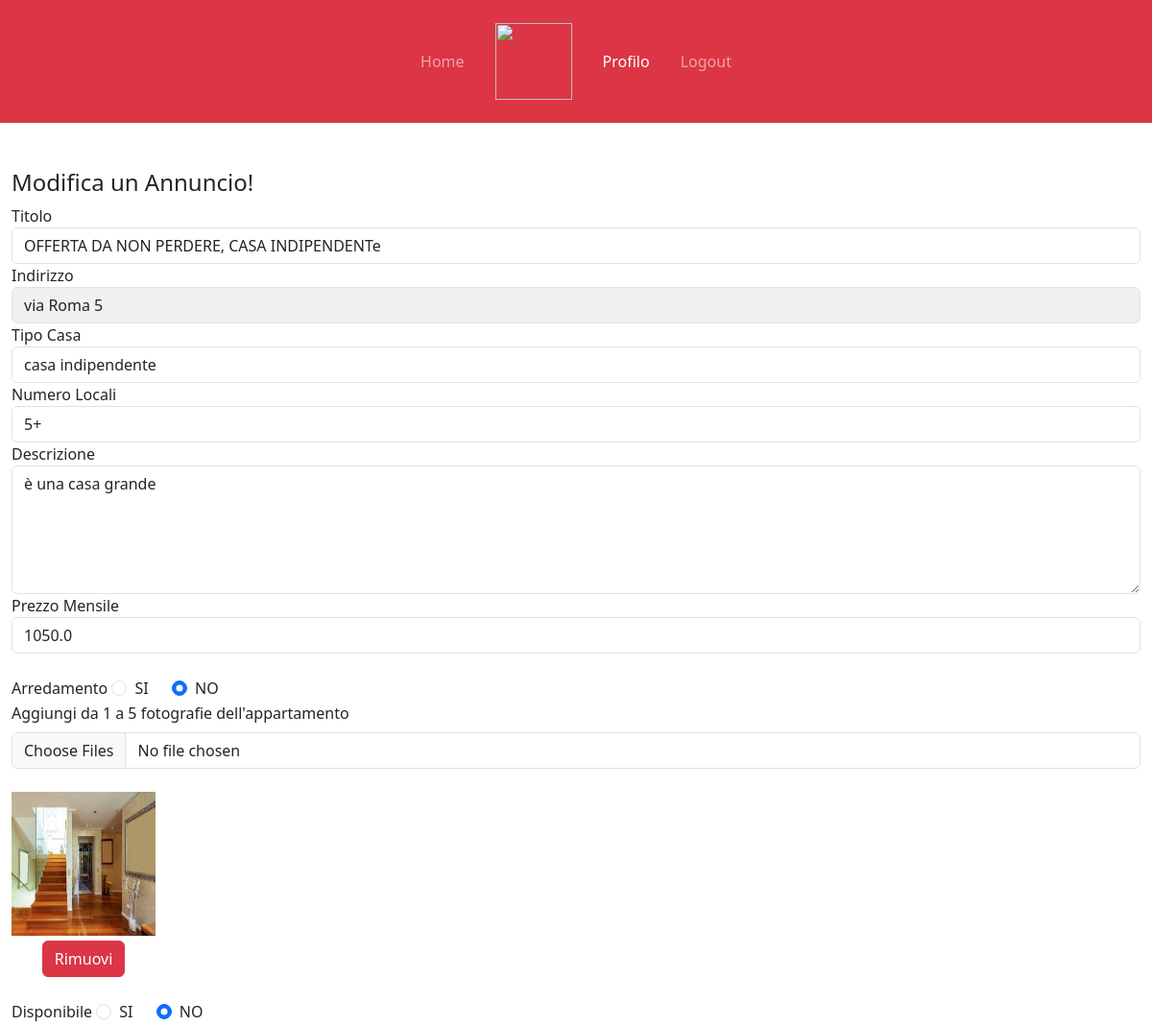
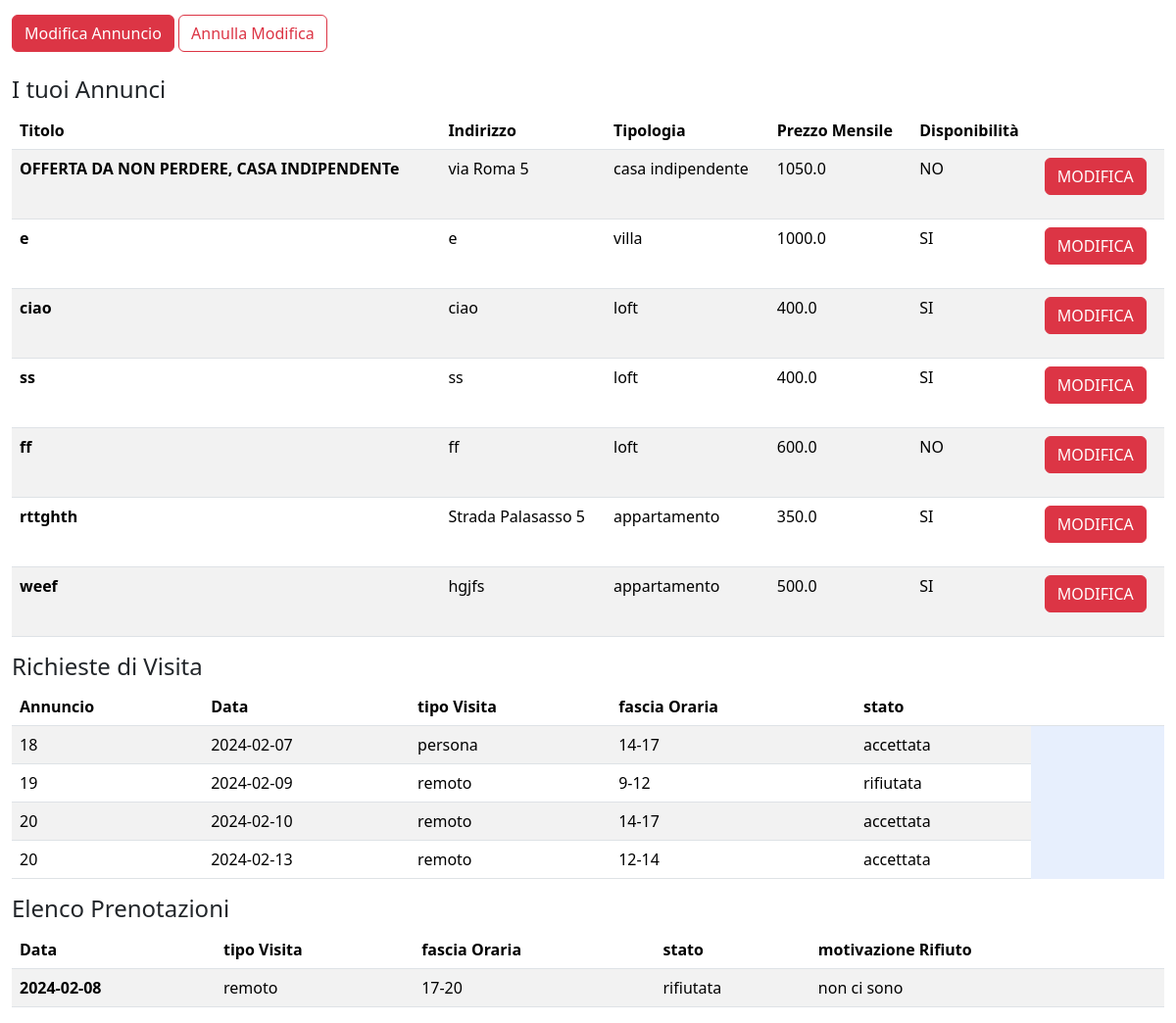
Page /profilo/1/1 (signed in) on the committed database (2 pictures, top to bottom).
### tables this page shows
CREATE TABLE "ANNUNCI" (
	"idAnnuncio"	INTEGER NOT NULL,
	"titolo"	TEXT NOT NULL,
	"indirizzo"	TEXT NOT NULL,
	"tipoCasa"	TEXT NOT NULL,
	"numeroLocali"	TEXT NOT NULL,
	"descrizione"	TEXT NOT NULL,
	"prezzoMensile"	REAL NOT NULL,
	"arredamento"	TEXT NOT NULL,
	"disponibilita"	TEXT NOT NULL,
	"idUtente"	INTEGER NOT NULL,
	FOREIGN KEY("idUtente") REFERENCES "UTENTI"("idUtente"),
	PRIMARY KEY("idAnnuncio" AUTOINCREMENT)
);

CREATE TABLE "PRENOTAZIONI" (
	"Data"	TEXT NOT NULL,
	"tipoVisita"	TEXT NOT NULL,
	"fasciaOraria"	TEXT NOT NULL,
	"stato"	TEXT NOT NULL,
	"motivazioneRifiuto"	TEXT,
	"idAnnuncio"	INTEGER NOT NULL,
	"idUtente"	INTEGER NOT NULL,
	PRIMARY KEY("idUtente","Data","fasciaOraria"),
	FOREIGN KEY("idAnnuncio") REFERENCES "ANNUNCI"("idAnnuncio")
);

### app.py (the view, shortened to what this page needs)
@app.route('/profilo')
@app.route('/profilo/<int:id>')
@app.route('/profilo/<int:id>/<path:foto>')
@login_required
def profilo(id=None, foto=None): #annuncio=None significa che il parametro è opzionale.
   if foto is None and id is not None:
      annunci=posts_dao.get_annunci(current_user.id)
      annuncio=posts_dao.get_singleAnnuncio(id)
      prenotazioniL1, prenotazioniL2=posts_dao.get_prenotazioniL(current_user.id)
      return render_template('profilo.html', annunci=annunci, annuncio=annuncio,prenotazioniL1=prenotazioniL1, prenotazioniL2=prenotazioniL2)
   if foto is not None and id is not None:
      annunci=posts_dao.get_annunci(current_user.id)
      annuncio=posts_dao.get_singleAnnuncio(id)
      annuncio_dict=dict(annuncio)
      foto_concatenate=annuncio['foto_concatenate'].split(',')
      if foto in foto_concatenate:
         foto_concatenate.remove(foto)
      nuova_foto_concatenate=','.join(foto_concatenate)
      annuncio_dict['foto_concatenate']=nuova_foto_concatenate
      prenotazioniL1, prenotazioniL2=posts_dao.get_prenotazioniL(current_user.id)
      return render_template('profilo.html', annunci=annunci, annuncio=annuncio_dict,prenotazioniL1=prenotazioniL1, prenotazioniL2=prenotazioniL2)

### app.py (called while the page is built)
@login_manager.user_loader
def load_user(user_id):
    db_user=posts_dao.get_user_by_id(user_id)
    user = User(id=db_user['idUtente'],
                username=db_user['username'],
                password=db_user['password'],
                tipo=db_user['tipo'])
    return user

### posts_dao.py (called while the page is built)
def get_user_by_id(id_utente):
    query = 'SELECT * FROM UTENTI WHERE idUtente = ?'
    connection = sqlite3.connect('db/affitti.db')
    connection.row_factory = sqlite3.Row
    cursor = connection.cursor()
    cursor.execute(query, (id_utente,))
    result = cursor.fetchone()
    cursor.close()
    connection.close()
    return result

def get_annunci(id):
    conn =sqlite3.connect('db/affitti.db')
    conn.row_factory = sqlite3.Row
    cursor= conn.cursor()
    sql = 'SELECT  ANNUNCI.idAnnuncio, titolo, indirizzo, tipoCasa, numeroLocali, descrizione, \
    prezzoMensile, arredamento, disponibilita, urlFoto FROM ANNUNCI, FOTO \
    where ANNUNCI.idUtente = ? and ANNUNCI.idAnnuncio = FOTO.idAnnuncio \
    GROUP BY ANNUNCI.idAnnuncio'
    cursor.execute(sql, (id,))
    annunci= cursor.fetchall()
    cursor.close()
    conn.close()
    return annunci

def get_singleAnnuncio(id):
    conn =sqlite3.connect('db/affitti.db')
    conn.row_factory = sqlite3.Row
    cursor= conn.cursor()
    sql = '''SELECT ANNUNCI.* ,GROUP_CONCAT(urlFoto, ',') AS foto_concatenate
           FROM ANNUNCI, FOTO
           where ANNUNCI.idAnnuncio = ? and ANNUNCI.idAnnuncio = FOTO.idAnnuncio
           GROUP BY ANNUNCI.idAnnuncio'''
    cursor.execute(sql, (id,))
    annuncio= cursor.fetchone()  #vedere se meglio fetchone o fetchall
    cursor.close()
    conn.close()
    return annuncio

def get_prenotazioniL(id):
    conn =sqlite3.connect('db/affitti.db')
    conn.row_factory = sqlite3.Row
    cursor= conn.cursor()
    sql1='SELECT * FROM PRENOTAZIONI WHERE idUtente = ?'
    sql2='SELECT PRENOTAZIONI.* FROM PRENOTAZIONI, ANNUNCI\
          WHERE PRENOTAZIONI.idAnnuncio = ANNUNCI.idAnnuncio\
          AND ANNUNCI.idUtente = ?'
    result1 = cursor.execute(sql1, (id,)).fetchall()
    result2 = cursor.execute(sql2, (id,)).fetchall()
    cursor.close()
    conn.close()
    return result1, result2

### templates/profilo.html (shortened to what this page needs)
{% extends "base.html" %}
{% block liNav %}
  <li class="nav-item">
    <a class="nav-link mx-2" aria-current="page" href="{{url_for('index')}}">Home</a>
  </li>
  <li class="nav-item d-none d-lg-block">
    <a class="nav-link mx-2" href="#">
      <img src="/static_files/images/logos/logo_2_white.png" height="80" />
    </a>
  </li>
  {% if current_user.is_authenticated %}
    <li class="nav-item">
      <a class="nav-link mx-2 active" href="#">Profilo</a>
    </li>
    <li class="nav-item">
      <a class="nav-link mx-2" href="{{url_for('logout')}}">Logout</a>
    </li>
    {% else %}
    <li class="nav-item">
      <a class="nav-link mx-2" href="{{url_for('Page_login')}}">Login</a>
    </li>
  {% endif %}
{% endblock %}
{% block content %}
  {% if current_user.tipo == 'locatore' %}
    <div class="container-fluid mt-5">
      {% if current_user.is_authenticated %}
            {% if annuncio %}
          <form action="/Ann/mod" method="POST" enctype="multipart/form-data">
              <div class="form-group">
                  <h4>Modifica un Annuncio!</h4>
                  <label for="titolo">Titolo</label>
                  <input type="text" name="titolo" class="form-control" value="{{annuncio.titolo}}" required>
              </div>
              <div class="form-group">
                <label for="indirizzo">Indirizzo</label>
                <input type="text" name="indirizzo" class="form-control grigioChiaro" value="{{annuncio.indirizzo}}" readonly>
              </div>
              <div class="form-group">
                <label for="tipoC">Tipo Casa</label>
                <select class="form-control" name="tipoC" required>
                  {% set case = ['casa indipendente', 'appartamento', 'loft', 'villa'] %}
                  {% for casa in case %}
                      <option name="tipoC" {% if annuncio.tipoCasa == casa %}selected{% endif %}>{{ casa }}</option>
                  {% endfor %}
                </select>
              </div>
              <div class="form-group">
                <label for="numLocali">Numero Locali</label>
                <select class="form-control" name="numLocali" required>
                  {% set numeri = ['1','2','3','4','5+'] %}
                  {% for numero in numeri %}
                      <option name="numLocali" {% if annuncio.numeroLocali == numero %}selected{% endif %}>{{ numero }}</option>
                  {% endfor %}
                </select>
              </div>
              <div class="form-group">
                  <label for="descrizione">Descrizione</label>
                  <textarea name="descrizione" msg cols="30" rows="5" class="form-control" required>{{annuncio.descrizione}}</textarea>
              </div>
              <div class="form-group">
                <label for="prezzoM">Prezzo Mensile</label>
                <input type="number" name="prezzoM" class="form-control" value="{{annuncio.prezzoMensile}}" min="100" max="2500" step="50" required>
              </div>
              <br>
              <div class="form-group mb-3">
                <label for="divArredato">Arredamento</label>
                {% if annuncio.arredamento == 'SI' %}
                  <div class="form-check form-check-inline" id="divArredato">
                    <input type="radio" class="form-check-input" id="rad1" name="arredato" value="SI" checked>SI
                    <label class="form-check-label" for="rad1"></label>
                  </div>
                  <div class="form-check form-check-inline">
                    <input type="radio" class="form-check-input" id="rad2" name="arredato" value="NO">NO
                    <label class="form-check-label" for="rad2"></label>
                  </div>
                {% else %}
                  <div class="form-check form-check-inline" id="divArredato">
                    <input type="radio" class="form-check-input" id="rad1" name="arredato" value="SI">SI
                  </div>
                  <div class="form-check form-check-inline">
                    <input type="radio" class="form-check-input" id="rad2" name="arredato" value="NO" checked>NO
                  </div>
                {% endif %}
              <div class="form-group">
                  <label for="imgCommento" class="form-label">Aggiungi da 1 a 5 fotografie dell'appartamento</label>
                  <input class="form-control" type="file" name="imgAnnuncio" multiple>
                  <br>
                  {% set foto_list = annuncio.foto_concatenate.split(',') %}
                  {%if foto_list != [''] %}
                    {% for foto in foto_list %}
                      <div class="foto-container">
                              <img src="{{ url_for('static', filename=foto) }}" alt="Foto" class="fotoAnnunci">
                              <button type="submit" class="btn btn-danger" name="rimuoviFoto" value="{{ foto }}">Rimuovi</button>
                      </div>
                    {% endfor %}
                  {%endif%}
              </div>
              <br>
              <div class="form-group mb-3">
                <label for="divDisponibile">Disponibile</label>
                {% if annuncio.disponibilita == 'SI' %}
                <div class="form-check form-check-inline" id="divDisponibile">
                  <input type="radio" class="form-check-input" id="radD1" name="disponibile" value="SI" checked>SI
                  <label class="form-check-label" for="radD1"></label>
                </div>
                <div class="form-check form-check-inline">
                  <input type="radio" class="form-check-input" id="radD2" name="disponibile" value="NO">NO
                  <label class="form-check-label" for="radD2"></label>
                </div>
                {% else %}
                <div class="form-check form-check-inline" id="divDisponibile">
                  <input type="radio" class="form-check-input" id="radD1" name="disponibile" value="SI">SI
                </div>
                <div class="form-check form-check-inline">
                  <input type="radio" class="form-check-input" id="radD2" name="disponibile" value="NO" checked>NO
                </div>
                {% endif %}
              </div>
              <div class="form-group">
                  <button type="submit" id="annuncio" class="btn btn-danger">Modifica Annuncio</button>
                  <a href="{{url_for('profilo')}}" class="btn btn-outline-danger">Annulla Modifica</a>
                </div>
            </form>
          {% endif %}
      {% endif %}
      <br>
      <div class="row">
          <h4>I tuoi Annunci</h4>
      </div>
      <div style="background-color: #e7effd;">
        <table class="table table-striped">
          <thead>
            <tr>
              <th scope="col">Titolo</th>
              <th scope="col">Indirizzo</th>
              <th scope="col">Tipologia</th>
              <th scope="col">Prezzo Mensile</th>
              <th scope="col">Disponibilità</th>
              <th scope="col"></th>
            </tr>
          </thead>
          <tbody>
            {% for ann in annunci %}
              <tr>
                <th scope="row">{{ann.titolo}}</th>
                <td>{{ann.indirizzo}}</td>
                <td>{{ann.tipoCasa}}</td>
                <td>{{ann.prezzoMensile}}</td>
                <td>{{ann.disponibilita}}</td>
                <td>
                  <form action="/modificaAnn/{{ann.idAnnuncio}}" method="POST">
                    <button type="submit" class="btn btn-danger">MODIFICA</button>
                  </form>
                </td>
              </tr>
            {% endfor %}
          </tbody>
        </table>
      </div>
    <div class="row">
        <h4>Richieste di Visita</h4>
    </div>
    <div style="background-color: #e7effd;">
        <table class="table table-striped">
          <thead>
            <tr>
              <th scope="col">Annuncio</th>
              <th scope="col">Data</th>
              <th scope="col">tipo Visita</th>
              <th scope="col">fascia Oraria</th>
              <th scope="col">stato</th>
              <th scope="col"></th>
              <th scope="col"></th>
              <th></th>
              <th></th>
            </tr>
          </thead>
          <tbody>
            {% for pren in prenotazioniL2 %}
              {% if pren.idUtente != current_user.id %}
                <tr>
                    <td>{{pren.idAnnuncio}}</td>
                    <td>{{pren.Data}}</td>
                    <td>{{pren.tipoVisita}}</td>
                    <td>{{pren.fasciaOraria}}</td>
                    <td>{{pren.stato}}</td>
                </tr>
              {% endif %}
            {% endfor %}
          </tbody>
        </table>
    </div>
    <div class="row">
      <h4>Elenco Prenotazioni</h4>
    </div>
      <div style="background-color: #e7effd;">
        <table class="table table-striped">
          <thead>
            <tr>
              <th scope="col">Data</th>
              <th scope="col">tipo Visita</th>
              <th scope="col">fascia Oraria</th>
              <th scope="col">stato</th>
              <th scope="col">motivazione Rifiuto</th>
            </tr>
          </thead>
          <tbody>
            {% for pren in prenotazioniL1 %}
              {% if pren.idUtente == current_user.id %}
              <tr>
                <th scope="row">{{pren.Data}}</th>
                <td>{{pren.tipoVisita}}</td>
                <td>{{pren.fasciaOraria}}</td>
                <td>{{pren.stato}}</td>
                {% if pren.motivazioneRifiuto is not none %}
                  <td>{{pren.motivazioneRifiuto}}</td>
                {% else %}
                  <td></td>
                {% endif%}
              </tr>
              {% endif %}
            {% endfor %}
          </tbody>
        </table>
      </div>
  {%endif%}
{% endblock %}

### static/css/style.css (style rules this page uses)
.nav-item { line-height:80px; }
.fotoAnnunci { width: 150px; height: 150px; }
.foto-container { display: inline-block; }
.foto-container button { display: block; margin:auto; margin-top: 5px; }
.grigioChiaro { background-color: #f0f0f0; }

### rows in the picture
ANNUNCI: titolo "OFFERTA DA NON PERDERE, CASA INDIPENDENTe", indirizzo "via Roma 5", tipoC "casa indipendente", numLocali "5+", descrizione "è una casa grande", prezzoM "1050.0", tipoCasa "casa indipendente", prezzoMensile "1050.0", disponibilita "NO"
ANNUNCI: titolo "e", indirizzo "e", tipoCasa "villa", prezzoMensile "1000.0", disponibilita "SI"
ANNUNCI: titolo "ciao", indirizzo "ciao", tipoCasa "loft", prezzoMensile "400.0", disponibilita "SI"
ANNUNCI: titolo "ss", indirizzo "ss", tipoCasa "loft", prezzoMensile "400.0", disponibilita "SI"
ANNUNCI: titolo "ff", indirizzo "ff", tipoCasa "loft", prezzoMensile "600.0", disponibilita "NO"
ANNUNCI: titolo "rttghth", indirizzo "Strada Palasasso 5", tipoCasa "appartamento", prezzoMensile "350.0", disponibilita "SI"
ANNUNCI: titolo "weef", indirizzo "hgjfs", tipoCasa "appartamento", prezzoMensile "500.0", disponibilita "SI"
PRENOTAZIONI: idAnnuncio "18", Data "2024-02-07", tipoVisita "persona", fasciaOraria "14-17", stato "accettata"
PRENOTAZIONI: idAnnuncio "19", Data "2024-02-09", tipoVisita "remoto", fasciaOraria "9-12", stato "rifiutata"
PRENOTAZIONI: idAnnuncio "20", Data "2024-02-10", tipoVisita "remoto", fasciaOraria "14-17", stato "accettata"
PRENOTAZIONI: idAnnuncio "20", Data "2024-02-13", tipoVisita "remoto", fasciaOraria "12-14", stato "accettata"
PRENOTAZIONI: Data "2024-02-08", tipoVisita "remoto", fasciaOraria "17-20", stato "rifiutata", motivazioneRifiuto "non ci sono"
